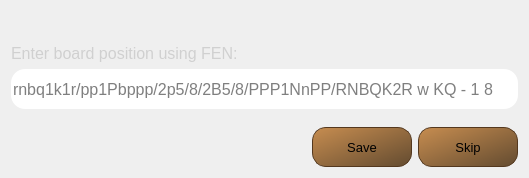
<?xml version="1.0" encoding="UTF-8"?>
<ui version="4.0">
 <class>FenDialog</class>
 <widget class="QDialog" name="FenDialog">
  <property name="geometry">
   <rect>
    <x>0</x>
    <y>0</y>
    <width>529</width>
    <height>178</height>
   </rect>
  </property>
  <property name="windowTitle">
   <string>Insert FEN</string>
  </property>
  <property name="styleSheet">
   <string notr="true">FenDialog{
	background-image: url(:/images/background);
}</string>
  </property>
  <layout class="QVBoxLayout" name="verticalLayout_2">
   <item>
    <spacer name="verticalSpacer">
     <property name="orientation">
      <enum>Qt::Vertical</enum>
     </property>
     <property name="sizeHint" stdset="0">
      <size>
       <width>18</width>
       <height>0</height>
      </size>
     </property>
    </spacer>
   </item>
   <item>
    <layout class="QVBoxLayout" name="verticalLayout">
     <item alignment="Qt::AlignLeft|Qt::AlignBottom">
      <widget class="QLabel" name="fen_header">
       <property name="minimumSize">
        <size>
         <width>300</width>
         <height>40</height>
        </size>
       </property>
       <property name="maximumSize">
        <size>
         <width>16777215</width>
         <height>40</height>
        </size>
       </property>
       <property name="palette">
        <palette>
         <active>
          <colorrole role="WindowText">
           <brush brushstyle="SolidPattern">
            <color alpha="255">
             <red>85</red>
             <green>255</green>
             <blue>0</blue>
            </color>
           </brush>
          </colorrole>
          <colorrole role="Button">
           <brush brushstyle="SolidPattern">
            <color alpha="255">
             <red>117</red>
             <green>117</green>
             <blue>45</blue>
            </color>
           </brush>
          </colorrole>
          <colorrole role="Base">
           <brush brushstyle="SolidPattern">
            <color alpha="255">
             <red>117</red>
             <green>117</green>
             <blue>45</blue>
            </color>
           </brush>
          </colorrole>
          <colorrole role="Window">
           <brush brushstyle="SolidPattern">
            <color alpha="255">
             <red>117</red>
             <green>117</green>
             <blue>45</blue>
            </color>
           </brush>
          </colorrole>
         </active>
         <inactive>
          <colorrole role="WindowText">
           <brush brushstyle="SolidPattern">
            <color alpha="255">
             <red>208</red>
             <green>208</green>
             <blue>208</blue>
            </color>
           </brush>
          </colorrole>
          <colorrole role="Button">
           <brush brushstyle="SolidPattern">
            <color alpha="255">
             <red>117</red>
             <green>117</green>
             <blue>45</blue>
            </color>
           </brush>
          </colorrole>
          <colorrole role="Base">
           <brush brushstyle="SolidPattern">
            <color alpha="255">
             <red>117</red>
             <green>117</green>
             <blue>45</blue>
            </color>
           </brush>
          </colorrole>
          <colorrole role="Window">
           <brush brushstyle="SolidPattern">
            <color alpha="255">
             <red>117</red>
             <green>117</green>
             <blue>45</blue>
            </color>
           </brush>
          </colorrole>
         </inactive>
         <disabled>
          <colorrole role="WindowText">
           <brush brushstyle="SolidPattern">
            <color alpha="96">
             <red>164</red>
             <green>166</green>
             <blue>168</blue>
            </color>
           </brush>
          </colorrole>
          <colorrole role="Button">
           <brush brushstyle="SolidPattern">
            <color alpha="255">
             <red>117</red>
             <green>117</green>
             <blue>45</blue>
            </color>
           </brush>
          </colorrole>
          <colorrole role="Base">
           <brush brushstyle="SolidPattern">
            <color alpha="255">
             <red>117</red>
             <green>117</green>
             <blue>45</blue>
            </color>
           </brush>
          </colorrole>
          <colorrole role="Window">
           <brush brushstyle="SolidPattern">
            <color alpha="255">
             <red>117</red>
             <green>117</green>
             <blue>45</blue>
            </color>
           </brush>
          </colorrole>
         </disabled>
        </palette>
       </property>
       <property name="font">
        <font>
         <pointsize>12</pointsize>
        </font>
       </property>
       <property name="text">
        <string>Enter board position using FEN:</string>
       </property>
       <property name="alignment">
        <set>Qt::AlignBottom|Qt::AlignLeading|Qt::AlignLeft</set>
       </property>
      </widget>
     </item>
     <item>
      <widget class="QLineEdit" name="fen_edit">
       <property name="minimumSize">
        <size>
         <width>300</width>
         <height>40</height>
        </size>
       </property>
       <property name="maximumSize">
        <size>
         <width>16777215</width>
         <height>40</height>
        </size>
       </property>
       <property name="font">
        <font>
         <pointsize>12</pointsize>
        </font>
       </property>
       <property name="styleSheet">
        <string notr="true">border-radius: 14;</string>
       </property>
       <property name="text">
        <string/>
       </property>
       <property name="placeholderText">
        <string>rnbq1k1r/pp1Pbppp/2p5/8/2B5/8/PPP1NnPP/RNBQK2R w KQ - 1 8</string>
       </property>
      </widget>
     </item>
    </layout>
   </item>
   <item>
    <spacer name="verticalSpacer_2">
     <property name="orientation">
      <enum>Qt::Vertical</enum>
     </property>
     <property name="sizeHint" stdset="0">
      <size>
       <width>13</width>
       <height>3</height>
      </size>
     </property>
    </spacer>
   </item>
   <item>
    <layout class="QHBoxLayout" name="horizontalLayout">
     <item>
      <spacer name="horizontalSpacer_3">
       <property name="orientation">
        <enum>Qt::Horizontal</enum>
       </property>
       <property name="sizeHint" stdset="0">
        <size>
         <width>85</width>
         <height>20</height>
        </size>
       </property>
      </spacer>
     </item>
     <item>
      <widget class="QPushButton" name="save_button">
       <property name="sizePolicy">
        <sizepolicy hsizetype="Fixed" vsizetype="Fixed">
         <horstretch>0</horstretch>
         <verstretch>0</verstretch>
        </sizepolicy>
       </property>
       <property name="minimumSize">
        <size>
         <width>100</width>
         <height>40</height>
        </size>
       </property>
       <property name="maximumSize">
        <size>
         <width>100</width>
         <height>40</height>
        </size>
       </property>
       <property name="palette">
        <palette>
         <active>
          <colorrole role="Button">
           <brush brushstyle="LinearGradientPattern">
            <gradient startx="0.000000000000000" starty="0.000000000000000" endx="1.000000000000000" endy="1.000000000000000" type="LinearGradient" spread="PadSpread" coordinatemode="ObjectBoundingMode">
             <gradientstop position="0.000000000000000">
              <color alpha="255">
               <red>199</red>
               <green>141</green>
               <blue>80</blue>
              </color>
             </gradientstop>
             <gradientstop position="1.000000000000000">
              <color alpha="255">
               <red>99</red>
               <green>75</green>
               <blue>48</blue>
              </color>
             </gradientstop>
            </gradient>
           </brush>
          </colorrole>
          <colorrole role="Base">
           <brush brushstyle="LinearGradientPattern">
            <gradient startx="0.000000000000000" starty="0.000000000000000" endx="1.000000000000000" endy="1.000000000000000" type="LinearGradient" spread="PadSpread" coordinatemode="ObjectBoundingMode">
             <gradientstop position="0.000000000000000">
              <color alpha="255">
               <red>199</red>
               <green>141</green>
               <blue>80</blue>
              </color>
             </gradientstop>
             <gradientstop position="1.000000000000000">
              <color alpha="255">
               <red>99</red>
               <green>75</green>
               <blue>48</blue>
              </color>
             </gradientstop>
            </gradient>
           </brush>
          </colorrole>
          <colorrole role="Window">
           <brush brushstyle="LinearGradientPattern">
            <gradient startx="0.000000000000000" starty="0.000000000000000" endx="1.000000000000000" endy="1.000000000000000" type="LinearGradient" spread="PadSpread" coordinatemode="ObjectBoundingMode">
             <gradientstop position="0.000000000000000">
              <color alpha="255">
               <red>199</red>
               <green>141</green>
               <blue>80</blue>
              </color>
             </gradientstop>
             <gradientstop position="1.000000000000000">
              <color alpha="255">
               <red>99</red>
               <green>75</green>
               <blue>48</blue>
              </color>
             </gradientstop>
            </gradient>
           </brush>
          </colorrole>
         </active>
         <inactive>
          <colorrole role="Button">
           <brush brushstyle="LinearGradientPattern">
            <gradient startx="0.000000000000000" starty="0.000000000000000" endx="1.000000000000000" endy="1.000000000000000" type="LinearGradient" spread="PadSpread" coordinatemode="ObjectBoundingMode">
             <gradientstop position="0.000000000000000">
              <color alpha="255">
               <red>199</red>
               <green>141</green>
               <blue>80</blue>
              </color>
             </gradientstop>
             <gradientstop position="1.000000000000000">
              <color alpha="255">
               <red>99</red>
               <green>75</green>
               <blue>48</blue>
              </color>
             </gradientstop>
            </gradient>
           </brush>
          </colorrole>
          <colorrole role="Base">
           <brush brushstyle="LinearGradientPattern">
            <gradient startx="0.000000000000000" starty="0.000000000000000" endx="1.000000000000000" endy="1.000000000000000" type="LinearGradient" spread="PadSpread" coordinatemode="ObjectBoundingMode">
             <gradientstop position="0.000000000000000">
              <color alpha="255">
               <red>199</red>
               <green>141</green>
               <blue>80</blue>
              </color>
             </gradientstop>
             <gradientstop position="1.000000000000000">
              <color alpha="255">
               <red>99</red>
               <green>75</green>
               <blue>48</blue>
              </color>
             </gradientstop>
            </gradient>
           </brush>
          </colorrole>
          <colorrole role="Window">
           <brush brushstyle="LinearGradientPattern">
            <gradient startx="0.000000000000000" starty="0.000000000000000" endx="1.000000000000000" endy="1.000000000000000" type="LinearGradient" spread="PadSpread" coordinatemode="ObjectBoundingMode">
             <gradientstop position="0.000000000000000">
              <color alpha="255">
               <red>199</red>
               <green>141</green>
               <blue>80</blue>
              </color>
             </gradientstop>
             <gradientstop position="1.000000000000000">
              <color alpha="255">
               <red>99</red>
               <green>75</green>
               <blue>48</blue>
              </color>
             </gradientstop>
            </gradient>
           </brush>
          </colorrole>
         </inactive>
         <disabled>
          <colorrole role="Button">
           <brush brushstyle="LinearGradientPattern">
            <gradient startx="0.000000000000000" starty="0.000000000000000" endx="1.000000000000000" endy="1.000000000000000" type="LinearGradient" spread="PadSpread" coordinatemode="ObjectBoundingMode">
             <gradientstop position="0.000000000000000">
              <color alpha="255">
               <red>199</red>
               <green>141</green>
               <blue>80</blue>
              </color>
             </gradientstop>
             <gradientstop position="1.000000000000000">
              <color alpha="255">
               <red>99</red>
               <green>75</green>
               <blue>48</blue>
              </color>
             </gradientstop>
            </gradient>
           </brush>
          </colorrole>
          <colorrole role="Base">
           <brush brushstyle="LinearGradientPattern">
            <gradient startx="0.000000000000000" starty="0.000000000000000" endx="1.000000000000000" endy="1.000000000000000" type="LinearGradient" spread="PadSpread" coordinatemode="ObjectBoundingMode">
             <gradientstop position="0.000000000000000">
              <color alpha="255">
               <red>199</red>
               <green>141</green>
               <blue>80</blue>
              </color>
             </gradientstop>
             <gradientstop position="1.000000000000000">
              <color alpha="255">
               <red>99</red>
               <green>75</green>
               <blue>48</blue>
              </color>
             </gradientstop>
            </gradient>
           </brush>
          </colorrole>
          <colorrole role="Window">
           <brush brushstyle="LinearGradientPattern">
            <gradient startx="0.000000000000000" starty="0.000000000000000" endx="1.000000000000000" endy="1.000000000000000" type="LinearGradient" spread="PadSpread" coordinatemode="ObjectBoundingMode">
             <gradientstop position="0.000000000000000">
              <color alpha="255">
               <red>199</red>
               <green>141</green>
               <blue>80</blue>
              </color>
             </gradientstop>
             <gradientstop position="1.000000000000000">
              <color alpha="255">
               <red>99</red>
               <green>75</green>
               <blue>48</blue>
              </color>
             </gradientstop>
            </gradient>
           </brush>
          </colorrole>
         </disabled>
        </palette>
       </property>
       <property name="font">
        <font>
         <pointsize>10</pointsize>
        </font>
       </property>
       <property name="styleSheet">
        <string notr="true">QPushButton{
background-color: qlineargradient(x: 0,y: 0, x2: 1, y2: 1, stop: 0 #C78D50, stop: 1 #634b30 );
border: 1 solid #54381E;
border-radius: 14px;

}:pressed{
background-color: qlineargradient(x: 0, y: 0, x2: 1, y2: 1, stop: 0 #634b30, stop: 1 #C78D50 );
}</string>
       </property>
       <property name="text">
        <string>Save</string>
       </property>
      </widget>
     </item>
     <item>
      <widget class="QPushButton" name="skip_button">
       <property name="sizePolicy">
        <sizepolicy hsizetype="Fixed" vsizetype="Fixed">
         <horstretch>0</horstretch>
         <verstretch>0</verstretch>
        </sizepolicy>
       </property>
       <property name="minimumSize">
        <size>
         <width>100</width>
         <height>40</height>
        </size>
       </property>
       <property name="maximumSize">
        <size>
         <width>100</width>
         <height>40</height>
        </size>
       </property>
       <property name="palette">
        <palette>
         <active>
          <colorrole role="Button">
           <brush brushstyle="LinearGradientPattern">
            <gradient startx="0.000000000000000" starty="0.000000000000000" endx="1.000000000000000" endy="1.000000000000000" type="LinearGradient" spread="PadSpread" coordinatemode="ObjectBoundingMode">
             <gradientstop position="0.000000000000000">
              <color alpha="255">
               <red>199</red>
               <green>141</green>
               <blue>80</blue>
              </color>
             </gradientstop>
             <gradientstop position="1.000000000000000">
              <color alpha="255">
               <red>99</red>
               <green>75</green>
               <blue>48</blue>
              </color>
             </gradientstop>
            </gradient>
           </brush>
          </colorrole>
          <colorrole role="Base">
           <brush brushstyle="LinearGradientPattern">
            <gradient startx="0.000000000000000" starty="0.000000000000000" endx="1.000000000000000" endy="1.000000000000000" type="LinearGradient" spread="PadSpread" coordinatemode="ObjectBoundingMode">
             <gradientstop position="0.000000000000000">
              <color alpha="255">
               <red>199</red>
               <green>141</green>
               <blue>80</blue>
              </color>
             </gradientstop>
             <gradientstop position="1.000000000000000">
              <color alpha="255">
               <red>99</red>
               <green>75</green>
               <blue>48</blue>
              </color>
             </gradientstop>
            </gradient>
           </brush>
          </colorrole>
          <colorrole role="Window">
           <brush brushstyle="LinearGradientPattern">
            <gradient startx="0.000000000000000" starty="0.000000000000000" endx="1.000000000000000" endy="1.000000000000000" type="LinearGradient" spread="PadSpread" coordinatemode="ObjectBoundingMode">
             <gradientstop position="0.000000000000000">
              <color alpha="255">
               <red>199</red>
               <green>141</green>
               <blue>80</blue>
              </color>
             </gradientstop>
             <gradientstop position="1.000000000000000">
              <color alpha="255">
               <red>99</red>
               <green>75</green>
               <blue>48</blue>
              </color>
             </gradientstop>
            </gradient>
           </brush>
          </colorrole>
         </active>
         <inactive>
          <colorrole role="Button">
           <brush brushstyle="LinearGradientPattern">
            <gradient startx="0.000000000000000" starty="0.000000000000000" endx="1.000000000000000" endy="1.000000000000000" type="LinearGradient" spread="PadSpread" coordinatemode="ObjectBoundingMode">
             <gradientstop position="0.000000000000000">
              <color alpha="255">
               <red>199</red>
               <green>141</green>
               <blue>80</blue>
              </color>
             </gradientstop>
             <gradientstop position="1.000000000000000">
              <color alpha="255">
               <red>99</red>
               <green>75</green>
               <blue>48</blue>
              </color>
             </gradientstop>
            </gradient>
           </brush>
          </colorrole>
          <colorrole role="Base">
           <brush brushstyle="LinearGradientPattern">
            <gradient startx="0.000000000000000" starty="0.000000000000000" endx="1.000000000000000" endy="1.000000000000000" type="LinearGradient" spread="PadSpread" coordinatemode="ObjectBoundingMode">
             <gradientstop position="0.000000000000000">
              <color alpha="255">
               <red>199</red>
               <green>141</green>
               <blue>80</blue>
              </color>
             </gradientstop>
             <gradientstop position="1.000000000000000">
              <color alpha="255">
               <red>99</red>
               <green>75</green>
               <blue>48</blue>
              </color>
             </gradientstop>
            </gradient>
           </brush>
          </colorrole>
          <colorrole role="Window">
           <brush brushstyle="LinearGradientPattern">
            <gradient startx="0.000000000000000" starty="0.000000000000000" endx="1.000000000000000" endy="1.000000000000000" type="LinearGradient" spread="PadSpread" coordinatemode="ObjectBoundingMode">
             <gradientstop position="0.000000000000000">
              <color alpha="255">
               <red>199</red>
               <green>141</green>
               <blue>80</blue>
              </color>
             </gradientstop>
             <gradientstop position="1.000000000000000">
              <color alpha="255">
               <red>99</red>
               <green>75</green>
               <blue>48</blue>
              </color>
             </gradientstop>
            </gradient>
           </brush>
          </colorrole>
         </inactive>
         <disabled>
          <colorrole role="Button">
           <brush brushstyle="LinearGradientPattern">
            <gradient startx="0.000000000000000" starty="0.000000000000000" endx="1.000000000000000" endy="1.000000000000000" type="LinearGradient" spread="PadSpread" coordinatemode="ObjectBoundingMode">
             <gradientstop position="0.000000000000000">
              <color alpha="255">
               <red>199</red>
               <green>141</green>
               <blue>80</blue>
              </color>
             </gradientstop>
             <gradientstop position="1.000000000000000">
              <color alpha="255">
               <red>99</red>
               <green>75</green>
               <blue>48</blue>
              </color>
             </gradientstop>
            </gradient>
           </brush>
          </colorrole>
          <colorrole role="Base">
           <brush brushstyle="LinearGradientPattern">
            <gradient startx="0.000000000000000" starty="0.000000000000000" endx="1.000000000000000" endy="1.000000000000000" type="LinearGradient" spread="PadSpread" coordinatemode="ObjectBoundingMode">
             <gradientstop position="0.000000000000000">
              <color alpha="255">
               <red>199</red>
               <green>141</green>
               <blue>80</blue>
              </color>
             </gradientstop>
             <gradientstop position="1.000000000000000">
              <color alpha="255">
               <red>99</red>
               <green>75</green>
               <blue>48</blue>
              </color>
             </gradientstop>
            </gradient>
           </brush>
          </colorrole>
          <colorrole role="Window">
           <brush brushstyle="LinearGradientPattern">
            <gradient startx="0.000000000000000" starty="0.000000000000000" endx="1.000000000000000" endy="1.000000000000000" type="LinearGradient" spread="PadSpread" coordinatemode="ObjectBoundingMode">
             <gradientstop position="0.000000000000000">
              <color alpha="255">
               <red>199</red>
               <green>141</green>
               <blue>80</blue>
              </color>
             </gradientstop>
             <gradientstop position="1.000000000000000">
              <color alpha="255">
               <red>99</red>
               <green>75</green>
               <blue>48</blue>
              </color>
             </gradientstop>
            </gradient>
           </brush>
          </colorrole>
         </disabled>
        </palette>
       </property>
       <property name="font">
        <font>
         <pointsize>10</pointsize>
        </font>
       </property>
       <property name="styleSheet">
        <string notr="true">QPushButton{
background-color: qlineargradient(x: 0,y: 0, x2: 1, y2: 1, stop: 0 #C78D50, stop: 1 #634b30 );
border: 1 solid #54381E;
border-radius: 14px;

}:pressed{
background-color: qlineargradient(x: 0, y: 0, x2: 1, y2: 1, stop: 0 #634b30, stop: 1 #C78D50 );
}</string>
       </property>
       <property name="text">
        <string>Skip</string>
       </property>
      </widget>
     </item>
    </layout>
   </item>
  </layout>
 </widget>
 <resources/>
 <connections/>
</ui>
